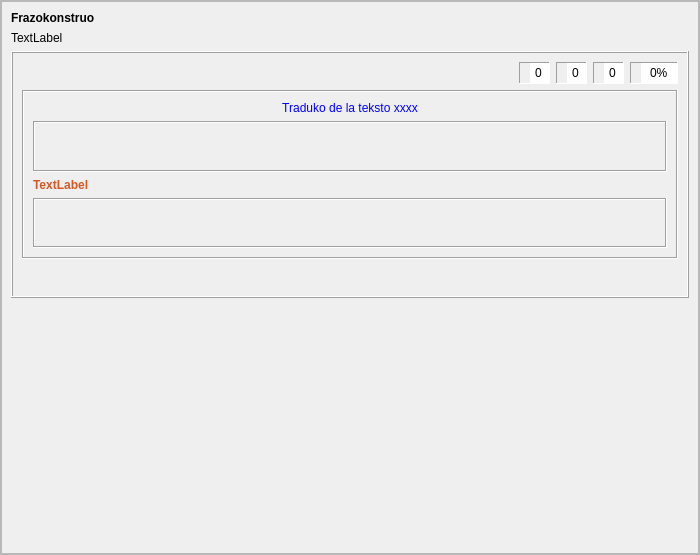
<?xml version="1.0" encoding="UTF-8"?>
<ui version="4.0">
 <class>frazokonstruo</class>
 <widget class="QFrame" name="frazokonstruo">
  <property name="geometry">
   <rect>
    <x>0</x>
    <y>0</y>
    <width>700</width>
    <height>555</height>
   </rect>
  </property>
  <property name="windowTitle">
   <string>Frame</string>
  </property>
  <property name="frameShape">
   <enum>QFrame::StyledPanel</enum>
  </property>
  <property name="frameShadow">
   <enum>QFrame::Raised</enum>
  </property>
  <property name="tipo" stdset="0">
   <string>senborda</string>
  </property>
  <layout class="QVBoxLayout" name="verticalLayout_4">
   <property name="leftMargin">
    <number>0</number>
   </property>
   <property name="topMargin">
    <number>0</number>
   </property>
   <property name="rightMargin">
    <number>0</number>
   </property>
   <property name="bottomMargin">
    <number>0</number>
   </property>
   <item>
    <widget class="QScrollArea" name="scrollArea">
     <property name="widgetResizable">
      <bool>true</bool>
     </property>
     <widget class="QWidget" name="scrollAreaWidgetContents">
      <property name="geometry">
       <rect>
        <x>0</x>
        <y>0</y>
        <width>696</width>
        <height>551</height>
       </rect>
      </property>
      <layout class="QVBoxLayout" name="verticalLayout_2">
       <item>
        <widget class="titolo" name="Titolo_ekzerco_frazo">
         <property name="font">
          <font>
           <weight>75</weight>
           <bold>true</bold>
          </font>
         </property>
         <property name="text">
          <string notr="true">Frazokonstruo</string>
         </property>
         <property name="wordWrap">
          <bool>true</bool>
         </property>
         <property name="lingvo" stdset="0">
          <string>eo</string>
         </property>
        </widget>
       </item>
       <item>
        <widget class="QLabel" name="Ekz_FrazoKonstruo">
         <property name="text">
          <string notr="true">TextLabel</string>
         </property>
         <property name="wordWrap">
          <bool>true</bool>
         </property>
        </widget>
       </item>
       <item>
        <widget class="QFrame" name="frame">
         <property name="frameShape">
          <enum>QFrame::Box</enum>
         </property>
         <property name="frameShadow">
          <enum>QFrame::Raised</enum>
         </property>
         <property name="tipo" stdset="0">
          <string>markebla</string>
         </property>
         <layout class="QVBoxLayout" name="verticalLayout">
          <item>
           <layout class="QHBoxLayout" name="horizontalLayout_4">
            <item alignment="Qt::AlignLeft">
             <widget class="QFrame" name="frame_10">
              <property name="minimumSize">
               <size>
                <width>0</width>
                <height>0</height>
               </size>
              </property>
              <property name="maximumSize">
               <size>
                <width>16777215</width>
                <height>16777215</height>
               </size>
              </property>
              <property name="autoFillBackground">
               <bool>false</bool>
              </property>
              <property name="frameShape">
               <enum>QFrame::NoFrame</enum>
              </property>
              <property name="frameShadow">
               <enum>QFrame::Sunken</enum>
              </property>
              <property name="tipo" stdset="0">
               <string>senborda</string>
              </property>
              <layout class="QHBoxLayout" name="horizontalLayout_2">
               <property name="spacing">
                <number>1</number>
               </property>
               <property name="leftMargin">
                <number>0</number>
               </property>
               <property name="topMargin">
                <number>0</number>
               </property>
               <property name="rightMargin">
                <number>0</number>
               </property>
               <property name="bottomMargin">
                <number>0</number>
               </property>
               <item>
                <widget class="QPushButton" name="BitBtn1">
                 <property name="text">
                  <string/>
                 </property>
                 <property name="icon">
                  <iconset>
                   <normalon>:/ikonoj/ekzercoj/komenci.png</normalon>
                  </iconset>
                 </property>
                 <property name="iconSize">
                  <size>
                   <width>35</width>
                   <height>33</height>
                  </size>
                 </property>
                 <property name="flat">
                  <bool>true</bool>
                 </property>
                 <property name="tipo" stdset="0">
                  <string>komenci</string>
                 </property>
                </widget>
               </item>
               <item>
                <widget class="QPushButton" name="BitBtn3">
                 <property name="enabled">
                  <bool>false</bool>
                 </property>
                 <property name="text">
                  <string/>
                 </property>
                 <property name="icon">
                  <iconset>
                   <normalon>:/ikonoj/ekzercoj/halti.png</normalon>
                   <activeon>:/ikonoj/ekzercoj/halti-over.png</activeon>
                  </iconset>
                 </property>
                 <property name="iconSize">
                  <size>
                   <width>35</width>
                   <height>33</height>
                  </size>
                 </property>
                 <property name="flat">
                  <bool>true</bool>
                 </property>
                 <property name="tipo" stdset="0">
                  <string>halti</string>
                 </property>
                </widget>
               </item>
              </layout>
             </widget>
            </item>
            <item>
             <spacer name="horizontalSpacer">
              <property name="orientation">
               <enum>Qt::Horizontal</enum>
              </property>
              <property name="sizeHint" stdset="0">
               <size>
                <width>40</width>
                <height>20</height>
               </size>
              </property>
             </spacer>
            </item>
            <item>
             <widget class="QFrame" name="frame_11">
              <property name="maximumSize">
               <size>
                <width>16777215</width>
                <height>31</height>
               </size>
              </property>
              <property name="frameShape">
               <enum>QFrame::Panel</enum>
              </property>
              <property name="frameShadow">
               <enum>QFrame::Sunken</enum>
              </property>
              <property name="tipo" stdset="0">
               <string>shilda</string>
              </property>
              <layout class="QHBoxLayout" name="horizontalLayout_5">
               <property name="spacing">
                <number>1</number>
               </property>
               <property name="leftMargin">
                <number>2</number>
               </property>
               <property name="topMargin">
                <number>0</number>
               </property>
               <property name="rightMargin">
                <number>0</number>
               </property>
               <property name="bottomMargin">
                <number>0</number>
               </property>
               <item>
                <widget class="QLabel" name="label_53">
                 <property name="maximumSize">
                  <size>
                   <width>24</width>
                   <height>24</height>
                  </size>
                 </property>
                 <property name="text">
                  <string notr="true"/>
                 </property>
                 <property name="pixmap">
                  <pixmap resource="../resources/ikonoj.qrc">:/ikonoj/kubeto.png</pixmap>
                 </property>
                 <property name="scaledContents">
                  <bool>true</bool>
                 </property>
                 <property name="alignment">
                  <set>Qt::AlignCenter</set>
                 </property>
                </widget>
               </item>
               <item>
                <widget class="QSpinBox" name="Placar1">
                 <property name="sizePolicy">
                  <sizepolicy hsizetype="Preferred" vsizetype="Preferred">
                   <horstretch>0</horstretch>
                   <verstretch>0</verstretch>
                  </sizepolicy>
                 </property>
                 <property name="font">
                  <font>
                   <weight>50</weight>
                   <bold>false</bold>
                  </font>
                 </property>
                 <property name="frame">
                  <bool>false</bool>
                 </property>
                 <property name="alignment">
                  <set>Qt::AlignCenter</set>
                 </property>
                 <property name="readOnly">
                  <bool>true</bool>
                 </property>
                 <property name="buttonSymbols">
                  <enum>QAbstractSpinBox::NoButtons</enum>
                 </property>
                 <property name="tipo" stdset="0">
                  <string>shilda</string>
                 </property>
                </widget>
               </item>
              </layout>
             </widget>
            </item>
            <item alignment="Qt::AlignRight">
             <widget class="QFrame" name="frame_12">
              <property name="maximumSize">
               <size>
                <width>16777215</width>
                <height>31</height>
               </size>
              </property>
              <property name="frameShape">
               <enum>QFrame::Panel</enum>
              </property>
              <property name="frameShadow">
               <enum>QFrame::Sunken</enum>
              </property>
              <property name="tipo" stdset="0">
               <string>shilda</string>
              </property>
              <layout class="QHBoxLayout" name="horizontalLayout_6">
               <property name="spacing">
                <number>1</number>
               </property>
               <property name="leftMargin">
                <number>2</number>
               </property>
               <property name="topMargin">
                <number>0</number>
               </property>
               <property name="rightMargin">
                <number>0</number>
               </property>
               <property name="bottomMargin">
                <number>0</number>
               </property>
               <item>
                <widget class="QLabel" name="label_54">
                 <property name="maximumSize">
                  <size>
                   <width>24</width>
                   <height>24</height>
                  </size>
                 </property>
                 <property name="text">
                  <string notr="true"/>
                 </property>
                 <property name="pixmap">
                  <pixmap resource="../resources/ikonoj.qrc">:/ikonoj/ekzercoj/bone.png</pixmap>
                 </property>
                 <property name="scaledContents">
                  <bool>true</bool>
                 </property>
                 <property name="alignment">
                  <set>Qt::AlignCenter</set>
                 </property>
                </widget>
               </item>
               <item>
                <widget class="QSpinBox" name="Placar2">
                 <property name="sizePolicy">
                  <sizepolicy hsizetype="Preferred" vsizetype="Preferred">
                   <horstretch>0</horstretch>
                   <verstretch>0</verstretch>
                  </sizepolicy>
                 </property>
                 <property name="font">
                  <font>
                   <weight>50</weight>
                   <bold>false</bold>
                  </font>
                 </property>
                 <property name="frame">
                  <bool>false</bool>
                 </property>
                 <property name="alignment">
                  <set>Qt::AlignCenter</set>
                 </property>
                 <property name="readOnly">
                  <bool>true</bool>
                 </property>
                 <property name="buttonSymbols">
                  <enum>QAbstractSpinBox::NoButtons</enum>
                 </property>
                 <property name="tipo" stdset="0">
                  <string>shilda</string>
                 </property>
                </widget>
               </item>
              </layout>
             </widget>
            </item>
            <item alignment="Qt::AlignRight">
             <widget class="QFrame" name="frame_36">
              <property name="maximumSize">
               <size>
                <width>16777215</width>
                <height>31</height>
               </size>
              </property>
              <property name="frameShape">
               <enum>QFrame::Panel</enum>
              </property>
              <property name="frameShadow">
               <enum>QFrame::Sunken</enum>
              </property>
              <property name="tipo" stdset="0">
               <string>shilda</string>
              </property>
              <layout class="QHBoxLayout" name="horizontalLayout_7">
               <property name="spacing">
                <number>1</number>
               </property>
               <property name="leftMargin">
                <number>2</number>
               </property>
               <property name="topMargin">
                <number>0</number>
               </property>
               <property name="rightMargin">
                <number>0</number>
               </property>
               <property name="bottomMargin">
                <number>0</number>
               </property>
               <item>
                <widget class="QLabel" name="label_55">
                 <property name="minimumSize">
                  <size>
                   <width>0</width>
                   <height>0</height>
                  </size>
                 </property>
                 <property name="maximumSize">
                  <size>
                   <width>24</width>
                   <height>24</height>
                  </size>
                 </property>
                 <property name="text">
                  <string notr="true"/>
                 </property>
                 <property name="pixmap">
                  <pixmap resource="../resources/ikonoj.qrc">:/ikonoj/ekzercoj/malbone.png</pixmap>
                 </property>
                 <property name="scaledContents">
                  <bool>true</bool>
                 </property>
                 <property name="alignment">
                  <set>Qt::AlignCenter</set>
                 </property>
                </widget>
               </item>
               <item>
                <widget class="QSpinBox" name="Placar3">
                 <property name="sizePolicy">
                  <sizepolicy hsizetype="Preferred" vsizetype="Preferred">
                   <horstretch>0</horstretch>
                   <verstretch>0</verstretch>
                  </sizepolicy>
                 </property>
                 <property name="minimumSize">
                  <size>
                   <width>0</width>
                   <height>0</height>
                  </size>
                 </property>
                 <property name="font">
                  <font>
                   <weight>50</weight>
                   <bold>false</bold>
                  </font>
                 </property>
                 <property name="frame">
                  <bool>false</bool>
                 </property>
                 <property name="alignment">
                  <set>Qt::AlignCenter</set>
                 </property>
                 <property name="readOnly">
                  <bool>true</bool>
                 </property>
                 <property name="buttonSymbols">
                  <enum>QAbstractSpinBox::NoButtons</enum>
                 </property>
                 <property name="value">
                  <number>0</number>
                 </property>
                 <property name="tipo" stdset="0">
                  <string>shilda</string>
                 </property>
                </widget>
               </item>
              </layout>
             </widget>
            </item>
            <item alignment="Qt::AlignRight">
             <widget class="QFrame" name="frame_37">
              <property name="maximumSize">
               <size>
                <width>16777215</width>
                <height>31</height>
               </size>
              </property>
              <property name="frameShape">
               <enum>QFrame::Panel</enum>
              </property>
              <property name="frameShadow">
               <enum>QFrame::Sunken</enum>
              </property>
              <property name="tipo" stdset="0">
               <string>shilda</string>
              </property>
              <layout class="QHBoxLayout" name="horizontalLayout_8">
               <property name="spacing">
                <number>1</number>
               </property>
               <property name="leftMargin">
                <number>2</number>
               </property>
               <property name="topMargin">
                <number>0</number>
               </property>
               <property name="rightMargin">
                <number>0</number>
               </property>
               <property name="bottomMargin">
                <number>0</number>
               </property>
               <item>
                <widget class="QLabel" name="label_56">
                 <property name="maximumSize">
                  <size>
                   <width>24</width>
                   <height>24</height>
                  </size>
                 </property>
                 <property name="text">
                  <string notr="true"/>
                 </property>
                 <property name="pixmap">
                  <pixmap resource="../resources/ikonoj.qrc">:/ikonoj/kalkulilo.png</pixmap>
                 </property>
                 <property name="scaledContents">
                  <bool>true</bool>
                 </property>
                 <property name="alignment">
                  <set>Qt::AlignCenter</set>
                 </property>
                </widget>
               </item>
               <item>
                <widget class="QSpinBox" name="Placar4">
                 <property name="sizePolicy">
                  <sizepolicy hsizetype="Preferred" vsizetype="Preferred">
                   <horstretch>0</horstretch>
                   <verstretch>0</verstretch>
                  </sizepolicy>
                 </property>
                 <property name="font">
                  <font>
                   <weight>50</weight>
                   <bold>false</bold>
                  </font>
                 </property>
                 <property name="frame">
                  <bool>false</bool>
                 </property>
                 <property name="alignment">
                  <set>Qt::AlignCenter</set>
                 </property>
                 <property name="readOnly">
                  <bool>true</bool>
                 </property>
                 <property name="buttonSymbols">
                  <enum>QAbstractSpinBox::NoButtons</enum>
                 </property>
                 <property name="suffix">
                  <string>%</string>
                 </property>
                 <property name="maximum">
                  <number>100</number>
                 </property>
                 <property name="value">
                  <number>0</number>
                 </property>
                 <property name="tipo" stdset="0">
                  <string>shilda</string>
                 </property>
                </widget>
               </item>
              </layout>
             </widget>
            </item>
           </layout>
          </item>
          <item>
           <widget class="QFrame" name="frame_66">
            <property name="frameShape">
             <enum>QFrame::Box</enum>
            </property>
            <property name="frameShadow">
             <enum>QFrame::Sunken</enum>
            </property>
            <property name="tipo" stdset="0">
             <string>senborda</string>
            </property>
            <layout class="QVBoxLayout" name="verticalLayout_3">
             <item>
              <widget class="QLabel" name="Traduko1">
               <property name="styleSheet">
                <string notr="true">color: blue;</string>
               </property>
               <property name="text">
                <string>Traduko de la teksto xxxx</string>
               </property>
               <property name="alignment">
                <set>Qt::AlignCenter</set>
               </property>
               <property name="wordWrap">
                <bool>true</bool>
               </property>
              </widget>
             </item>
             <item>
              <widget class="QFrame" name="Vortoj">
               <property name="sizePolicy">
                <sizepolicy hsizetype="Expanding" vsizetype="Expanding">
                 <horstretch>0</horstretch>
                 <verstretch>0</verstretch>
                </sizepolicy>
               </property>
               <property name="frameShape">
                <enum>QFrame::Box</enum>
               </property>
               <property name="frameShadow">
                <enum>QFrame::Sunken</enum>
               </property>
               <property name="tipo" stdset="0">
                <string notr="true"/>
               </property>
              </widget>
             </item>
             <item>
              <widget class="QLabel" name="Korekta">
               <property name="styleSheet">
                <string notr="true">qproperty-alignment: AlignCenter;
    font-weight: bold;
    color: #D35828;</string>
               </property>
               <property name="text">
                <string>TextLabel</string>
               </property>
               <property name="wordWrap">
                <bool>true</bool>
               </property>
               <property name="lingvo" stdset="0">
                <string>eo</string>
               </property>
              </widget>
             </item>
             <item>
              <widget class="QFrame" name="Disponeblaj">
               <property name="sizePolicy">
                <sizepolicy hsizetype="Expanding" vsizetype="Expanding">
                 <horstretch>0</horstretch>
                 <verstretch>0</verstretch>
                </sizepolicy>
               </property>
               <property name="frameShape">
                <enum>QFrame::Box</enum>
               </property>
               <property name="frameShadow">
                <enum>QFrame::Sunken</enum>
               </property>
               <property name="tipo" stdset="0">
                <string notr="true"/>
               </property>
              </widget>
             </item>
            </layout>
           </widget>
          </item>
          <item>
           <layout class="QHBoxLayout" name="horizontalLayout">
            <item>
             <widget class="QPushButton" name="BitBtn2">
              <property name="enabled">
               <bool>false</bool>
              </property>
              <property name="sizePolicy">
               <sizepolicy hsizetype="Maximum" vsizetype="Fixed">
                <horstretch>0</horstretch>
                <verstretch>0</verstretch>
               </sizepolicy>
              </property>
              <property name="text">
               <string notr="true"/>
              </property>
              <property name="icon">
               <iconset>
                <normalon>:/ikonoj/ekzercoj/validi.png</normalon>
                <activeon>:/ikonoj/ekzercoj/validi-over.png</activeon>
               </iconset>
              </property>
              <property name="iconSize">
               <size>
                <width>35</width>
                <height>33</height>
               </size>
              </property>
              <property name="flat">
               <bool>true</bool>
              </property>
              <property name="tipo" stdset="0">
               <string>validigi</string>
              </property>
             </widget>
            </item>
            <item>
             <widget class="QPushButton" name="Antauen">
              <property name="sizePolicy">
               <sizepolicy hsizetype="Fixed" vsizetype="Fixed">
                <horstretch>0</horstretch>
                <verstretch>0</verstretch>
               </sizepolicy>
              </property>
              <property name="icon">
               <iconset resource="../resources/ikonoj.qrc">
                <normaloff>:/ikonoj/ekzercoj/antauen.png</normaloff>:/ikonoj/ekzercoj/antauen.png</iconset>
              </property>
              <property name="iconSize">
               <size>
                <width>81</width>
                <height>33</height>
               </size>
              </property>
              <property name="flat">
               <bool>true</bool>
              </property>
             </widget>
            </item>
           </layout>
          </item>
         </layout>
        </widget>
       </item>
       <item>
        <spacer name="verticalSpacer">
         <property name="orientation">
          <enum>Qt::Vertical</enum>
         </property>
         <property name="sizeHint" stdset="0">
          <size>
           <width>20</width>
           <height>40</height>
          </size>
         </property>
        </spacer>
       </item>
      </layout>
     </widget>
    </widget>
   </item>
  </layout>
 </widget>
 <customwidgets>
  <customwidget>
   <class>titolo</class>
   <extends>QLabel</extends>
   <header>titolo.h</header>
  </customwidget>
 </customwidgets>
 <resources>
  <include location="ikonoj.qrc"/>
 </resources>
 <connections/>
</ui>
